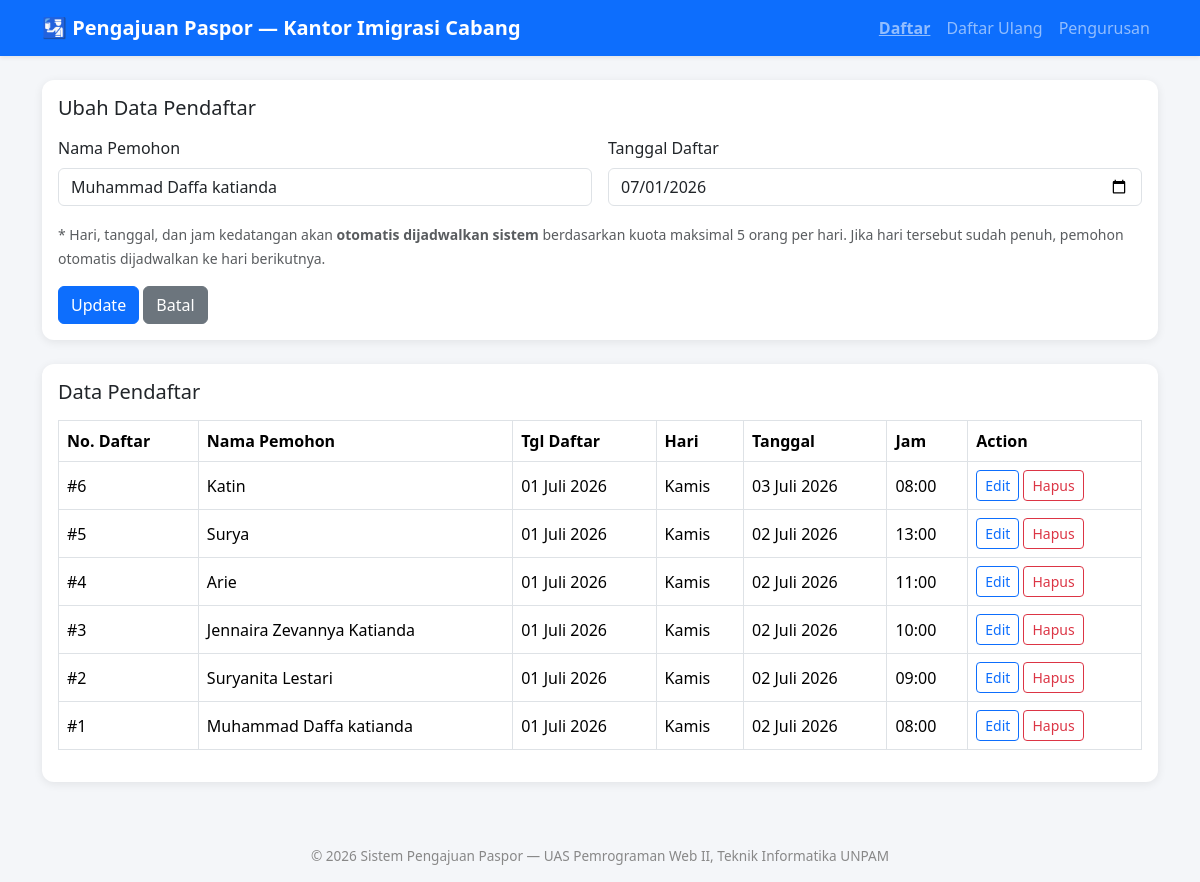
/daftar.php?edit=1, run on the app's committed database.
### tables this page shows
CREATE TABLE pendaftar (
  no_daftar     INT AUTO_INCREMENT PRIMARY KEY,
  nama_pemohon  VARCHAR(100) NOT NULL,
  tgl_daftar    DATE NOT NULL,
  hari          VARCHAR(20) NOT NULL,    
  tanggal       DATE NOT NULL,           
  jam           TIME NOT NULL,           
  created_at    TIMESTAMP DEFAULT CURRENT_TIMESTAMP
);

### includes/functions.php (called while the page is built, shortened)
<?php
function format_tanggal_indo($tanggal) {
    $bulan = [1=>'Januari','Februari','Maret','April','Mei','Juni','Juli','Agustus','September','Oktober','November','Desember'];
    $d = date('d', strtotime($tanggal));
    $m = (int)date('n', strtotime($tanggal));
    $y = date('Y', strtotime($tanggal));
    return "$d {$bulan[$m]} $y";
}
?>

### daftar.php (the view, shortened to what this page needs)
<?php
require 'config.php';
require 'includes/functions.php';
$edit_data = null;
if (isset($_GET['edit'])) {
    $id = (int)$_GET['edit'];
    $q  = mysqli_query($koneksi, "SELECT * FROM pendaftar WHERE no_daftar=$id");
    $edit_data = mysqli_fetch_assoc($q);
}
$data = mysqli_query($koneksi, "SELECT * FROM pendaftar ORDER BY no_daftar DESC");
include 'includes/header.php';
?>
<div class="card mb-4">
  <div class="card-body">
    <h5 class="card-title mb-3"><?= $edit_data ? 'Ubah Data Pendaftar' : 'Input Pendaftaran' ?></h5>
    <form method="POST" class="row g-3">
      <div class="col-md-6">
        <label class="form-label">Nama Pemohon</label>
        <input type="text" name="nama_pemohon" class="form-control" required
               value="<?= htmlspecialchars($edit_data['nama_pemohon'] ?? '') ?>">
      </div>
      <div class="col-md-6">
        <label class="form-label">Tanggal Daftar</label>
        <input type="date" name="tgl_daftar" class="form-control" required
               value="<?= $edit_data['tgl_daftar'] ?? date('Y-m-d') ?>">
      </div>
      <div class="col-12">
        <small class="text-muted">
          * Hari, tanggal, dan jam kedatangan akan <strong>otomatis dijadwalkan sistem</strong>
          berdasarkan kuota maksimal 5 orang per hari. Jika hari tersebut sudah penuh,
          pemohon otomatis dijadwalkan ke hari berikutnya.
        </small>
      </div>
      <div class="col-12">
        <button type="submit" class="btn btn-primary"><?= $edit_data ? 'Update' : 'Simpan' ?></button>
        <?php if ($edit_data): ?>
          <a href="daftar.php" class="btn btn-secondary">Batal</a>
        <?php endif; ?>
      </div>
    </form>
  </div>
</div>
<div class="card">
  <div class="card-body">
    <h5 class="card-title mb-3">Data Pendaftar</h5>
    <div class="table-responsive">
      <table class="table table-bordered table-hover align-middle">
        <thead>
          <tr>
            <th>No. Daftar</th>
            <th>Nama Pemohon</th>
            <th>Tgl Daftar</th>
            <th>Hari</th>
            <th>Tanggal</th>
            <th>Jam</th>
            <th>Action</th>
          </tr>
        </thead>
        <tbody>
          <?php if (mysqli_num_rows($data) == 0): ?>
            <tr><td colspan="7" class="text-center text-muted">Belum ada data pendaftar</td></tr>
          <?php else: ?>
            <?php while ($row = mysqli_fetch_assoc($data)): ?>
              <tr>
                <td>#<?= $row['no_daftar'] ?></td>
                <td><?= htmlspecialchars($row['nama_pemohon']) ?></td>
                <td><?= format_tanggal_indo($row['tgl_daftar']) ?></td>
                <td><?= $row['hari'] ?></td>
                <td><?= format_tanggal_indo($row['tanggal']) ?></td>
                <td><?= substr($row['jam'],0,5) ?></td>
                <td>
                  <a href="daftar.php?edit=<?= $row['no_daftar'] ?>" class="btn btn-sm btn-outline-primary">Edit</a>
                  <a href="daftar.php?hapus=<?= $row['no_daftar'] ?>" class="btn btn-sm btn-outline-danger"
                     onclick="return confirm('Hapus data pendaftar ini?')">Hapus</a>
                </td>
              </tr>
            <?php endwhile; ?>
          <?php endif; ?>
        </tbody>
      </table>
    </div>
  </div>
</div>
<?php include 'includes/footer.php'; ?>

### includes/header.php (style rules this page uses)
body { background:#f4f6f9; }
.card { border:none; box-shadow:0 2px 10px rgba(0,0,0,.08); border-radius:12px; }
.table thead { background:#0d6efd; color:#fff; }
.table td, .table th { vertical-align:middle; }

### data on the page
pendaftar: nama_pemohon "Muhammad Daffa katianda", tgl_daftar "07/01/2026", no_daftar "1", tgl_daftar "01 Juli 2026", hari "Kamis", tanggal "02 Juli 2026", jam "08:00"
pendaftar: no_daftar "6", nama_pemohon "Katin", tgl_daftar "01 Juli 2026", hari "Kamis", tanggal "03 Juli 2026", jam "08:00"
pendaftar: no_daftar "5", nama_pemohon "Surya", tgl_daftar "01 Juli 2026", hari "Kamis", tanggal "02 Juli 2026", jam "13:00"
pendaftar: no_daftar "4", nama_pemohon "Arie", tgl_daftar "01 Juli 2026", hari "Kamis", tanggal "02 Juli 2026", jam "11:00"
pendaftar: no_daftar "3", nama_pemohon "Jennaira Zevannya Katianda", tgl_daftar "01 Juli 2026", hari "Kamis", tanggal "02 Juli 2026", jam "10:00"
pendaftar: no_daftar "2", nama_pemohon "Suryanita Lestari", tgl_daftar "01 Juli 2026", hari "Kamis", tanggal "02 Juli 2026", jam "09:00"
